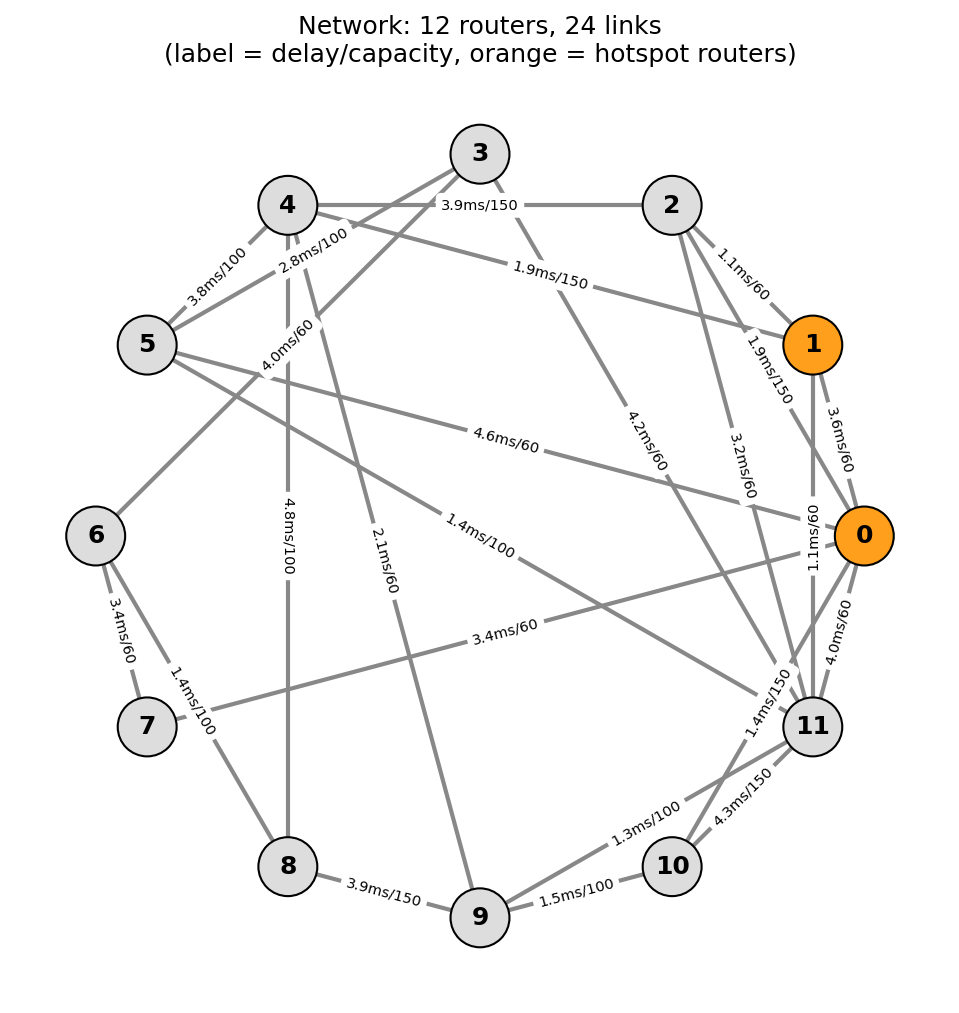

The Python source for this figure:
"""
Network + Source-to-Destination path visualizer
Run: python network_viz.py
Output: network.png (topology) and path_compare.png (source -> destination paths)
"""
import random
import networkx as nx
import matplotlib
matplotlib.use("Agg")
import matplotlib.pyplot as plt
from matplotlib.cm import ScalarMappable
from matplotlib.colors import Normalize

SEED = 42
N_NODES = 12
HOTSPOTS = [0, 1]
FLOWS = 30


# ---------- same network as simulation.py ----------
def build_topology():
    G = nx.connected_watts_strogatz_graph(N_NODES, 4, 0.3, seed=SEED)
    rng = random.Random(SEED)
    for u, v in G.edges():
        G[u][v]["delay"] = rng.uniform(1, 5)
        G[u][v]["capacity"] = rng.choice([60, 100, 150])
        G[u][v]["load"] = 0.0
    return G


def util(e):
    return e["load"] / e["capacity"]


def cost(e):
    return e["delay"] * (1 + 4 * min(util(e), 2.0) ** 2)


def path_delay(G, p):
    return sum(cost(G[u][v]) for u, v in zip(p, p[1:]))


def make_traffic(rng):
    flows = []
    for _ in range(FLOWS):
        dst = rng.choice(HOTSPOTS) if rng.random() < 0.4 else rng.randrange(N_NODES)
        src = rng.randrange(N_NODES)
        while src == dst:
            src = rng.randrange(N_NODES)
        flows.append((src, dst, rng.uniform(5, 20)))
    return flows


# ---------- drawing helpers ----------
def node_colors(G, src=None, dst=None):
    cols = []
    for n in G.nodes():
        if n == src:
            cols.append("#2ca02c")        # source = green
        elif n == dst:
            cols.append("#d62728")        # destination = red
        elif n in HOTSPOTS:
            cols.append("#ff9f1c")        # hotspot = orange
        else:
            cols.append("#dddddd")
    return cols


def draw_path(ax, G, pos, path, title, src, dst):
    edges = list(G.edges())
    utils = [util(G[u][v]) for u, v in edges]
    nx.draw_networkx_edges(G, pos, ax=ax, edgelist=edges, edge_color=utils,
                           edge_cmap=plt.cm.YlOrRd, edge_vmin=0, edge_vmax=1.5, width=2.5)
    nx.draw_networkx_edges(G, pos, ax=ax, edgelist=list(zip(path, path[1:])),
                           edge_color="#1f77b4", width=6, alpha=0.85)
    nx.draw_networkx_nodes(G, pos, ax=ax, node_color=node_colors(G, src, dst),
                           node_size=650, edgecolors="black")
    nx.draw_networkx_labels(G, pos, ax=ax, font_weight="bold")
    ax.set_title(title, fontsize=11)
    ax.axis("off")


def main():
    G = build_topology()
    pos = nx.circular_layout(G)

    # ---------- Figure 1: plain network ----------
    fig, ax = plt.subplots(figsize=(8, 8))
    nx.draw_networkx_edges(G, pos, ax=ax, width=2, edge_color="#888888")
    nx.draw_networkx_nodes(G, pos, ax=ax, node_color=node_colors(G),
                           node_size=800, edgecolors="black")
    nx.draw_networkx_labels(G, pos, ax=ax, font_weight="bold")
    labels = {(u, v): f"{G[u][v]['delay']:.1f}ms/{G[u][v]['capacity']}"
              for u, v in G.edges()}
    nx.draw_networkx_edge_labels(G, pos, edge_labels=labels, ax=ax, font_size=7)
    ax.set_title("Network: 12 routers, 24 links\n"
                 "(label = delay/capacity, orange = hotspot routers)")
    ax.axis("off")
    plt.savefig("network.png", dpi=150, bbox_inches="tight")
    plt.close()

    # ---------- traffic ko static routing se bhejo -> load banta hai ----------
    for s, d, dem in make_traffic(random.Random(SEED + 1)):
        p = nx.shortest_path(G, s, d, weight="delay")
        for u, v in zip(p, p[1:]):
            G[u][v]["load"] += dem

    # ---------- aisa source-destination dhundo jahan dono paths alag hon ----------
    best = None
    for s in G.nodes():
        for d in G.nodes():
            if s == d:
                continue
            p_static = nx.shortest_path(G, s, d, weight="delay")
            p_adapt = nx.shortest_path(G, s, d, weight=lambda u, v, e: cost(e))
            gain = path_delay(G, p_static) - path_delay(G, p_adapt)
            if p_static != p_adapt and (best is None or gain > best[0]):
                best = (gain, s, d, p_static, p_adapt)

    if best is None:
        print("Is traffic par dono path same hain. SEED ya FLOWS badal ke try karo.")
        return
    gain, s, d, p_static, p_adapt = best

    fig, axes = plt.subplots(1, 2, figsize=(14, 7))
    draw_path(axes[0], G, pos, p_static,
              f"Static Dijkstra: {' -> '.join(map(str, p_static))}\n"
              f"Delay = {path_delay(G, p_static):.1f} ms", s, d)
    draw_path(axes[1], G, pos, p_adapt,
              f"Adaptive / Smart: {' -> '.join(map(str, p_adapt))}\n"
              f"Delay = {path_delay(G, p_adapt):.1f} ms", s, d)
    fig.suptitle(f"Source {s} (green) to Destination {d} (red)  |  "
                 "blue = chosen path, link colour = congestion", fontsize=13)
    sm = ScalarMappable(norm=Normalize(0, 1.5), cmap=plt.cm.YlOrRd)
    fig.colorbar(sm, ax=axes, shrink=0.6, label="Link utilization (1.0 = full)")
    plt.savefig("path_compare.png", dpi=150, bbox_inches="tight")

    print(f"Source = {s}, Destination = {d}")
    print(f"Static path  : {p_static}  delay = {path_delay(G, p_static):.1f} ms")
    print(f"Smart path   : {p_adapt}  delay = {path_delay(G, p_adapt):.1f} ms")
    print("Saved: network.png, path_compare.png")


if __name__ == "__main__":
    main()
